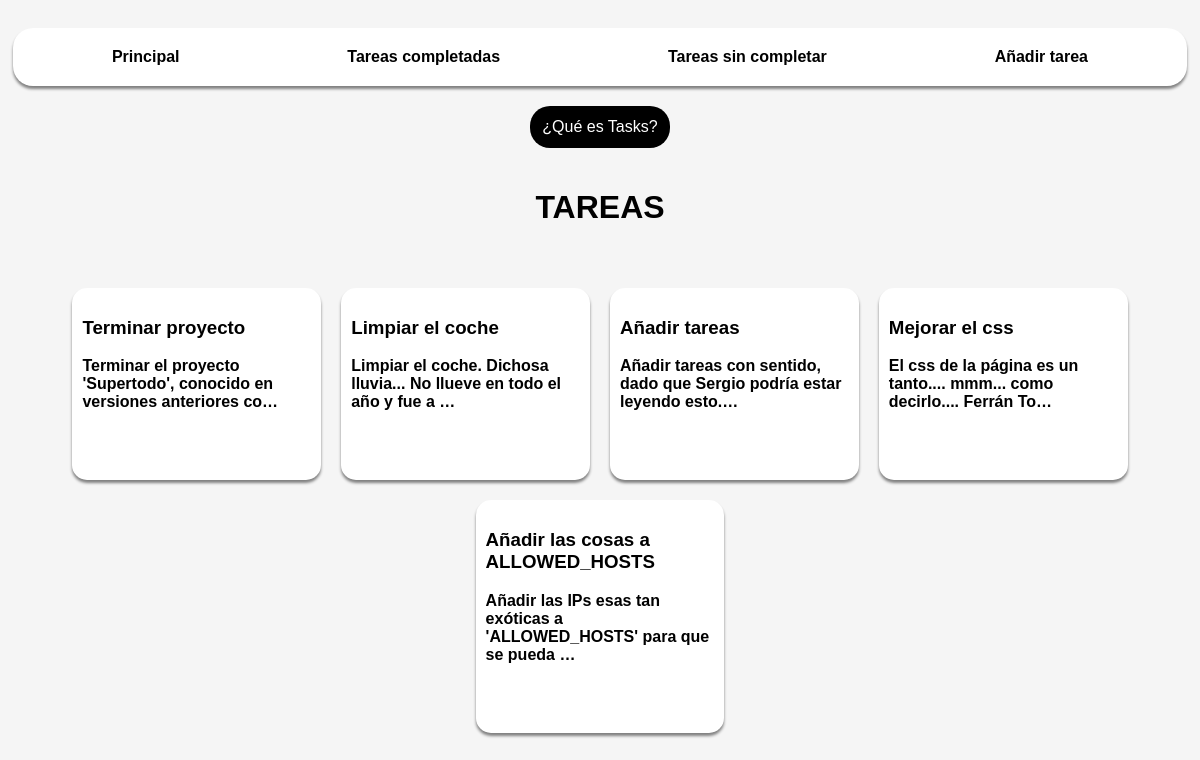
/tasks/, run on an earlier commit of the app's database.
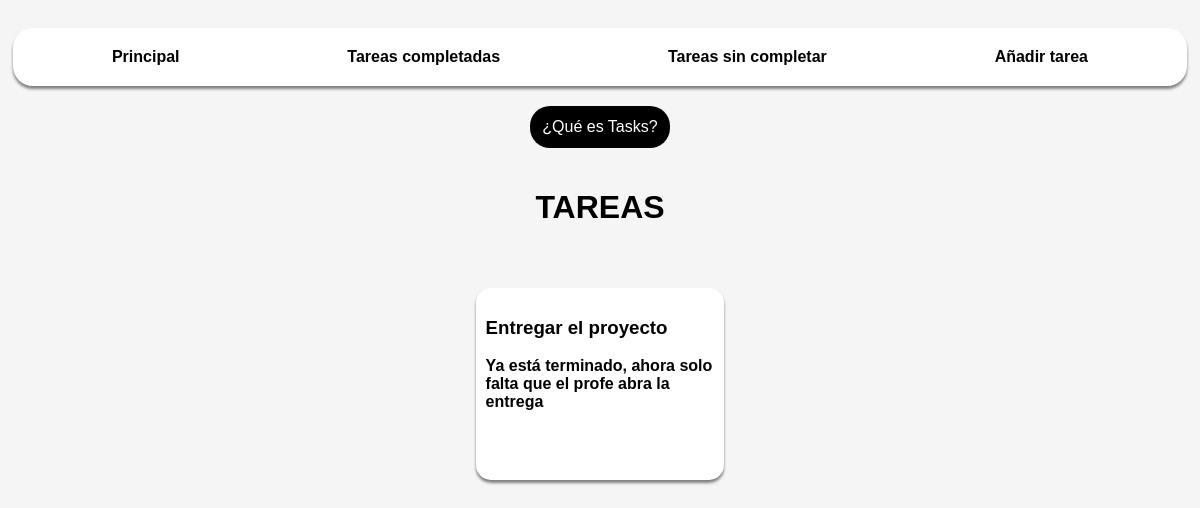
And on a later commit of the database.
### tasks/models.py (models this page shows, shortened)
class Task(models.Model):
    name = models.CharField(max_length=100)
    description = models.TextField(blank=True)
    slug = models.SlugField(max_length=120, unique=True)
    done = models.BooleanField(default=False)
    complete_before = models.DateTimeField(blank=True, null=True)
    created_at = models.DateTimeField(auto_now_add=True)
    updated_at = models.DateTimeField(auto_now=True)

### tasks/views.py (the view)
# urls.py: path('', views.tasklist, name='task-list'),
def tasklist(request):
    tasks = Task.objects.all()
    num_tasks = Task.objects.count()
    return render(
        request,
        'tasks/tasklist.html',
        {
            'num_tasks': num_tasks,
            'tasks': tasks,
        },
    )

### tasks/templates/tasks/tasklist.html (shortened to what this page needs)
{% load static %}
<!DOCTYPE html>
<html lang="en">
<head>
  <link rel="stylesheet" href="{% static 'tasks/tasklist.css' %}">
</head>
{% block body %}
<nav>
  <a href="{% url 'tasks:task-list' %}" target="_blank">Principal</a>
  <a href="{% url 'tasks:done' %}" target="_blank">Tareas completadas</a>
  <a href="{% url 'tasks:pending' %}" target="_blank">Tareas sin completar</a>
  <a href="{% url 'tasks:add' %}">Añadir tarea</a>
</nav>
<details>
  <summary>¿Qué es Tasks?</summary>
</details>
  <h1>TAREAS</h1>
  <tasks>
    {% for task in tasks %}
      {% if task.done %}
        <task class="finished">
      {% else %}
        <task class="unfinished">
      {% endif %}
        <h3>{{ task.name }}</h3>
        <p>{{ task.description | truncatechars:70 }}</p>
        <taskoptions>
          <a class="details" href={% url 'tasks:details' task.slug %} target="_blank"> 🛈 </a>
            {% if task.done %}
              <a class="pending" href="{% url 'tasks:toggle' task.slug%}">✕</a>
            {% else %}
              <a class="done" href="{% url 'tasks:toggle' task.slug%}">✓</a>
            {% endif %}
          <a class="edit" href={% url 'tasks:edit' task.slug %}> ✎ </a>
          <a class="delete" href={% url 'tasks:delete' task.slug %}>🗑</a>
        </taskoptions>
      </task>
    {% endfor %}
    </tasks>
{% endblock body %}
</body>
</html>

### tasks/static/tasks/tasklist.css (style rules this page uses)
nav { background-color: white; padding: 15px; width: 100%; border-radius: 20px; box-shadow: gray 0 3px 3px; display: flex; justify-content: space-around; }
nav a { border-radius: 20px; text-decoration: none; padding: 5px; color: black; font-weight: bold; transition: 0.3s; }
details { margin: 20px 0; overflow: hidden; transition: 0.3s; }
summary { padding: 10px; background-color: black; color: white; cursor: pointer; transition: 0.3s; border: 2px solid transparent; border-radius: 20px; list-style: none; outline: none; }
tasks { display: flex; flex-wrap: wrap; width: 100%; justify-content: center; margin-top: 30px; }
task { background-color: white; font-family: Arial, Helvetica, sans-serif; font-weight: bold; width: 20%; border-radius: 15px; box-shadow: gray 0 3px 3px; padding: 10px; margin: 10px; transition: 0.3s; }
task h3 { font-family: Impact, Haettenschweiler, "Arial Narrow Bold", sans-serif; }
taskoptions { display: flex; justify-content: center; }
taskoptions a { margin: 0 5px; text-decoration: none; font-size: 25px; color: white; transition: 0.3s; }

What changed in the data, as far as the page shows it:
removed Task: name "Terminar proyecto", description "Terminar el proyecto 'Supertodo', conocido en versiones anteriores co…"
removed Task: name "Limpiar el coche", description "Limpiar el coche. Dichosa lluvia... No llueve en todo el año y fue a …"
removed Task: name "Añadir tareas", description "Añadir tareas con sentido, dado que Sergio podría estar leyendo esto.…"
removed Task: name "Mejorar el css", description "El css de la página es un tanto.... mmm... como decirlo.... Ferrán To…"
removed Task: name "Añadir las cosas a ALLOWED_HOSTS", description "Añadir las IPs esas tan exóticas a 'ALLOWED_HOSTS' para que se pueda …"
added Task: name "Entregar el proyecto", description "Ya está terminado, ahora solo falta que el profe abra la entrega"
